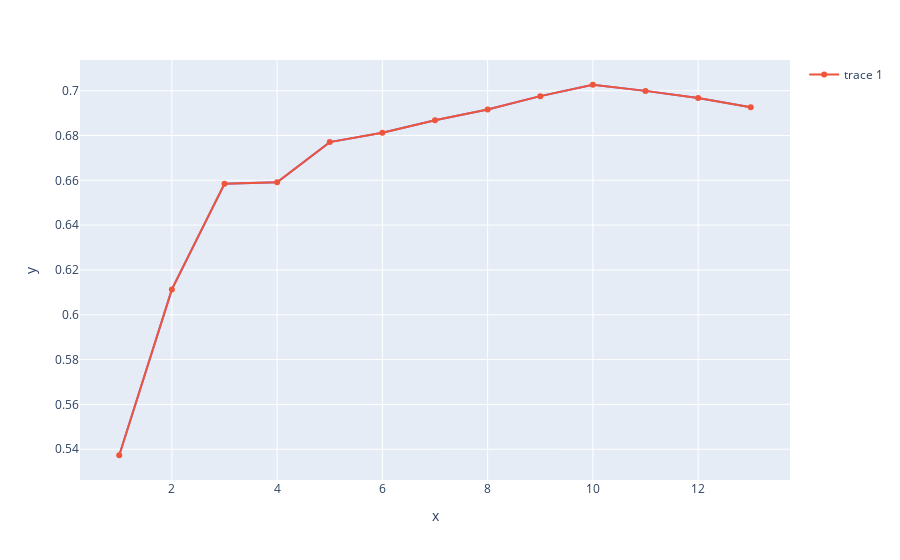

Notebook cell for this chart:
### Code cell
import plotly.graph_objects as go
px.line(x=metricDf["k"], y=metricDf["AdjustedR2"]).add_traces(
    go.Scatter(x=metricDf["k"], y=metricDf["AdjustedR2"]))

### Figure 1 — Plotly figure (JSON) as saved in the notebook; plotly's stock layout.template omitted (floating-point values rounded to 4 significant figures)
{"data": [{"hovertemplate": "x=%{x}<br>y=%{y}<extra></extra>", "legendgroup": "", "line": {"color": "#636efa", "dash": "solid"}, "marker": {"symbol": "circle"}, "mode": "lines", "name": "", "orientation": "h", "showlegend": false, "type": "scatter", "x": [13, 12, 11, 10, 9, 8, 7, 6, 5, 4, 3, 2, 1], "xaxis": "x", "y": [0.6926, 0.6968, 0.6999, 0.7027, 0.6976, 0.6916, 0.6868, 0.6813, 0.6771, 0.6592, 0.6585, 0.6113, 0.5373], "yaxis": "y"}, {"type": "scatter", "x": [13, 12, 11, 10, 9, 8, 7, 6, 5, 4, 3, 2, 1], "y": [0.6926, 0.6968, 0.6999, 0.7027, 0.6976, 0.6916, 0.6868, 0.6813, 0.6771, 0.6592, 0.6585, 0.6113, 0.5373]}], "layout": {"legend": {"tracegroupgap": 0}, "margin": {"t": 60}, "xaxis": {"anchor": "y", "domain": [0, 1], "title": {"text": "x"}}, "yaxis": {"anchor": "x", "domain": [0, 1], "title": {"text": "y"}}}}
